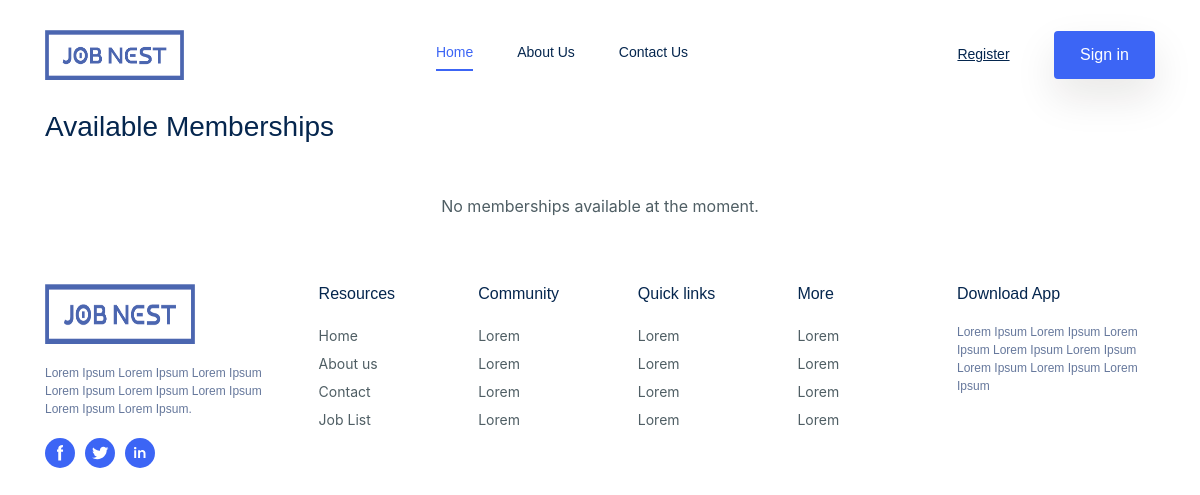
The page /membership.php on the database as committed earlier.
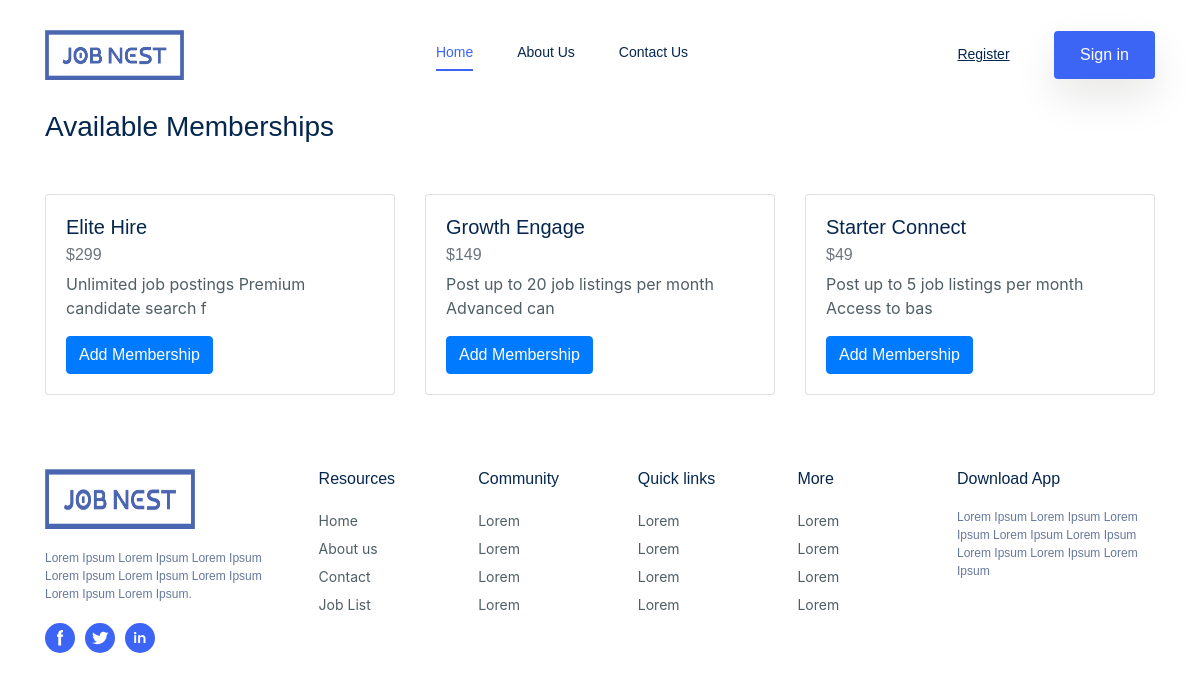
The same page on the database as committed later.
### tables this page shows
CREATE TABLE `tbl_membership` (
  `Membership_id` int(11) NOT NULL,
  `Name` varchar(50) NOT NULL,
  `Description` varchar(255) NOT NULL,
  `Price` float NOT NULL,
  `Status` int(11) NOT NULL
);

### membership.php (the view, shortened to what this page needs)
<?php
include('include/head.php');
include('include/header.php');
require_once 'include/config.php';
$query = "SELECT * FROM tbl_membership WHERE Status = 1 ORDER BY Membership_id DESC";
$result = mysqli_query($dbconnection, $query);
?>
<!DOCTYPE html>
<html>
<head>
    <link rel="stylesheet" href="https://stackpath.bootstrapcdn.com/bootstrap/4.5.2/css/bootstrap.min.css">
</head>
<body>
    <main class="main">
        <div class="container">
            <h3 class="mt-0 color-brand-1 mb-50">Available Memberships</h3>
            <div class="row">
                <?php
                if (mysqli_num_rows($result) > 0) {
                    while ($row = mysqli_fetch_assoc($result)) {
                        ?>
                        <div class="col-xl-4 col-lg-4 col-md-6 col-sm-12">
                            <div class="card hover-up mb-4">
                                <div class="card-body">
                                    <h5 class="card-title"><?php echo htmlspecialchars($row['Name']); ?></h5>
                                    <h6 class="card-subtitle mb-2 text-muted">$<?php echo htmlspecialchars($row['Price']); ?></h6>
                                    <p class="card-text"><?php echo htmlspecialchars($row['Description']); ?></p>
                                    <a href="checkout.php?Membership_id=<?php echo $row['Membership_id']; ?>" class="btn btn-primary">Add Membership</a>
                                </div>
                            </div>
                        </div>
                        <?php
                    }
                } else {
                    echo '<p class="text-center">No memberships available at the moment.</p>';
                }
                ?>
            </div>
        </div>
    </main>
    <?php include ('include/footer.php'); ?>
</body>
</html>

### include/head.php (shortened to what this page needs)
<!DOCTYPE html>
<html lang="en">
<head>
    <link rel="stylesheet" href="https://cdn.jsdelivr.net/npm/bootstrap@4.3.1/dist/css/bootstrap.min.css">
    <link href="dist/css/style.css" rel="stylesheet">
</head>

### include/header.php (shortened to what this page needs)
<body>
    <header class="header sticky-bar">
      <div class="container">
        <div class="main-header">
          <div class="header-left">
            <div class="header-logo"><a class='d-flex' href='index.php'><img alt="jobnest" src="dist/images/logo.png" width="150" height="50 "></a></div>
          </div>
          <div class="header-nav">
            <nav class="nav-main-menu">
              <ul class="main-menu">
                <li><a class='active' href='index.php'>Home</a></li>
                <li><a href='about.php'>About Us</a></li>
                <li><a href='contact.php'>Contact Us</a></li>
              </ul>
            </nav>
          </div>
          <div class="header-right">
            <div class="block-signin">
              <?php if(isset($_SESSION['User_id'])): ?>
                    <a class='btn btn-default btn-shadow ml-40 hover-up' href='logout.php'>Logout</a>
                <?php else: ?>
                    <a class='text-link-bd-btom hover-up' href='register.php'>Register</a>
                    <a class='btn btn-default btn-shadow ml-40 hover-up' href='signin.php'>Sign in</a>
                <?php endif; ?>
            </div>
          </div>
        </div>
      </div>
    </header>

### include/footer.php
<footer class="footer mt-50">
      <div class="container">
        <div class="row">
          <div class="footer-col-1 col-md-3 col-sm-12"><a href='index.html'><img alt="jobnest" src="dist/images/logo.png" width="150" height="60"></a>
            <div class="mt-20 mb-20 font-xs color-text-paragraph-2">Lorem Ipsum Lorem Ipsum Lorem Ipsum Lorem Ipsum Lorem Ipsum Lorem Ipsum Lorem Ipsum Lorem Ipsum.</div>
            <div class="footer-social"><a class="icon-socials icon-facebook" href="#"></a><a class="icon-socials icon-twitter" href="#"></a><a class="icon-socials icon-linkedin" href="#"></a></div>
          </div>
          <div class="footer-col-2 col-md-2 col-xs-6">
            <h6 class="mb-20">Resources</h6>
            <ul class="menu-footer">
              <li><a href="#">Home</a></li>
              <li><a href="#">About us</a></li>
              <li><a href="#">Contact</a></li>
              <li><a href="#">Job List</a></li>
            </ul>
          </div>
          <div class="footer-col-3 col-md-2 col-xs-6">
            <h6 class="mb-20">Community</h6>
            <ul class="menu-footer">
              <li><a href="#">Lorem</a></li>
              <li><a href="#">Lorem</a></li>
              <li><a href="#">Lorem</a></li>
              <li><a href="#">Lorem</a></li>
            </ul>
          </div>
          <div class="footer-col-4 col-md-2 col-xs-6">
            <h6 class="mb-20">Quick links</h6>
            <ul class="menu-footer">
              <li><a href="#">Lorem</a></li>
              <li><a href="#">Lorem</a></li>
              <li><a href="#">Lorem</a></li>
              <li><a href="#">Lorem</a></li>
            </ul>
          </div>
          <div class="footer-col-5 col-md-2 col-xs-6">
            <h6 class="mb-20">More</h6>
            <ul class="menu-footer">
              <li><a href="#">Lorem</a></li>
              <li><a href="#">Lorem</a></li>
              <li><a href="#">Lorem</a></li>
              <li><a href="#">Lorem</a></li>
            </ul>
          </div>
          <div class="footer-col-6 col-md-3 col-sm-12">
            <h6 class="mb-20">Download App</h6>
            <p class="color-text-paragraph-2 font-xs">Lorem Ipsum Lorem Ipsum Lorem Ipsum Lorem Ipsum Lorem Ipsum Lorem Ipsum Lorem Ipsum Lorem Ipsum </p>
          </div>
        </div>
      </div>
    </footer>

Rows that differ between the two databases and show on the page:
added tbl_membership: Name "Elite Hire", Price "299", Description "Unlimited job postings Premium candidate search f"
added tbl_membership: Name "Growth Engage", Price "149", Description "Post up to 20 job listings per month Advanced can"
added tbl_membership: Name "Starter Connect", Price "49", Description "Post up to 5 job listings per month Access to bas"
Other text that changed with them:
text no longer shown: "No memberships available at the moment."
